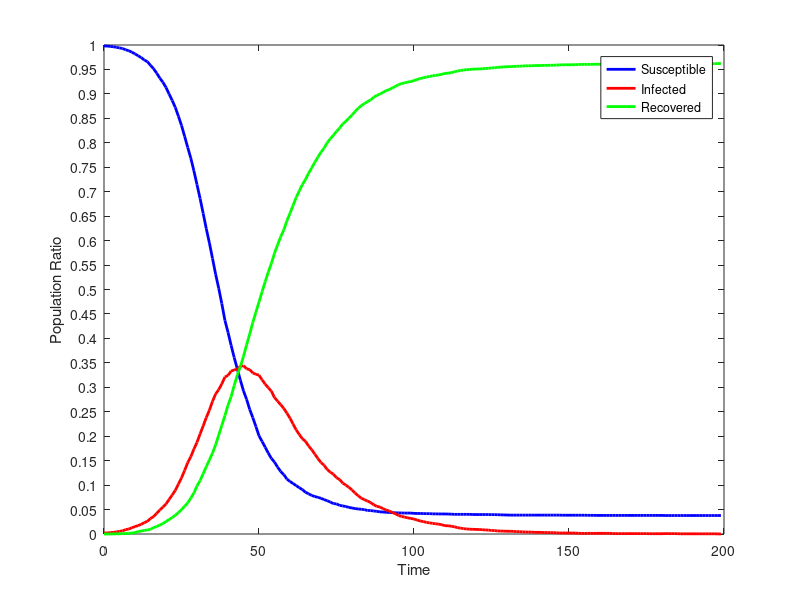

The MATLAB script that drew this image:
dynamics = [
4990.000,10.000,0.000;
4989.000,11.000,0.000;
4986.000,14.000,0.000;
4982.000,17.000,1.000;
4977.000,21.000,2.000;
4970.000,28.000,2.000;
4964.000,32.000,4.000;
4951.000,45.000,4.000;
4941.000,51.000,8.000;
4927.000,64.000,9.000;
4909.000,76.000,15.000;
4890.000,86.000,24.000;
4871.000,99.000,30.000;
4847.000,116.000,37.000;
4829.000,130.000,41.000;
4793.000,159.000,48.000;
4757.000,178.000,65.000;
4712.000,211.000,77.000;
4662.000,246.000,92.000;
4619.000,275.000,106.000;
4566.000,307.000,127.000;
4499.000,353.000,148.000;
4433.000,399.000,168.000;
4362.000,446.000,192.000;
4272.000,510.000,218.000;
4178.000,574.000,248.000;
4067.000,649.000,284.000;
3953.000,729.000,318.000;
3843.000,790.000,367.000;
3713.000,868.000,419.000;
3572.000,937.000,491.000;
3430.000,1024.000,546.000;
3277.000,1105.000,618.000;
3121.000,1191.000,688.000;
2976.000,1266.000,758.000;
2818.000,1356.000,826.000;
2657.000,1431.000,912.000;
2513.000,1476.000,1011.000;
2356.000,1534.000,1110.000;
2185.000,1605.000,1210.000;
2063.000,1621.000,1316.000;
1930.000,1666.000,1404.000;
1804.000,1677.000,1519.000;
1688.000,1687.000,1625.000;
1572.000,1715.000,1713.000;
1463.000,1721.000,1816.000;
1377.000,1689.000,1934.000;
1274.000,1681.000,2045.000;
1190.000,1647.000,2163.000;
1099.000,1633.000,2268.000;
1004.000,1624.000,2372.000;
946.000,1576.000,2478.000;
887.000,1532.000,2581.000;
827.000,1495.000,2678.000;
772.000,1461.000,2767.000;
735.000,1394.000,2871.000;
684.000,1359.000,2957.000;
639.000,1322.000,3039.000;
607.000,1284.000,3109.000;
562.000,1236.000,3202.000;
537.000,1184.000,3279.000;
516.000,1124.000,3360.000;
495.000,1064.000,3441.000;
473.000,1018.000,3509.000;
454.000,973.000,3573.000;
427.000,948.000,3625.000;
411.000,900.000,3689.000;
394.000,863.000,3743.000;
383.000,817.000,3800.000;
375.000,772.000,3853.000;
365.000,730.000,3905.000;
352.000,703.000,3945.000;
340.000,659.000,4001.000;
327.000,632.000,4041.000;
311.000,612.000,4077.000;
308.000,576.000,4116.000;
293.000,557.000,4150.000;
287.000,520.000,4193.000;
281.000,501.000,4218.000;
272.000,477.000,4251.000;
266.000,450.000,4284.000;
260.000,419.000,4321.000;
256.000,391.000,4353.000;
253.000,366.000,4381.000;
249.000,351.000,4400.000;
241.000,337.000,4422.000;
240.000,322.000,4438.000;
235.000,299.000,4466.000;
232.000,283.000,4485.000;
226.000,276.000,4498.000;
225.000,259.000,4516.000;
222.000,245.000,4533.000;
220.000,236.000,4544.000;
219.000,220.000,4561.000;
217.000,207.000,4576.000;
216.000,189.000,4595.000;
215.000,180.000,4605.000;
214.000,172.000,4614.000;
214.000,165.000,4621.000;
214.000,159.000,4627.000;
211.000,153.000,4636.000;
210.000,143.000,4647.000;
210.000,133.000,4657.000;
209.000,127.000,4664.000;
208.000,119.000,4673.000;
208.000,114.000,4678.000;
206.000,109.000,4685.000;
206.000,104.000,4690.000;
205.000,101.000,4694.000;
205.000,94.000,4701.000;
205.000,85.000,4710.000;
204.000,84.000,4712.000;
203.000,80.000,4717.000;
201.000,74.000,4725.000;
201.000,65.000,4734.000;
201.000,60.000,4739.000;
201.000,55.000,4744.000;
201.000,51.000,4748.000;
201.000,49.000,4750.000;
199.000,48.000,4753.000;
199.000,47.000,4754.000;
199.000,46.000,4755.000;
199.000,44.000,4757.000;
199.000,41.000,4760.000;
199.000,40.000,4761.000;
198.000,36.000,4766.000;
198.000,35.000,4767.000;
197.000,31.000,4772.000;
196.000,30.000,4774.000;
195.000,29.000,4776.000;
194.000,28.000,4778.000;
193.000,28.000,4779.000;
193.000,27.000,4780.000;
193.000,24.000,4783.000;
193.000,24.000,4783.000;
193.000,22.000,4785.000;
193.000,20.000,4787.000;
193.000,20.000,4787.000;
193.000,19.000,4788.000;
193.000,17.000,4790.000;
193.000,17.000,4790.000;
193.000,17.000,4790.000;
193.000,15.000,4792.000;
193.000,15.000,4792.000;
193.000,14.000,4793.000;
193.000,14.000,4793.000;
193.000,12.000,4795.000;
193.000,10.000,4797.000;
192.000,11.000,4797.000;
192.000,10.000,4798.000;
192.000,10.000,4798.000;
192.000,10.000,4798.000;
192.000,9.000,4799.000;
192.000,8.000,4800.000;
192.000,6.000,4802.000;
192.000,6.000,4802.000;
191.000,7.000,4802.000;
191.000,7.000,4802.000;
191.000,6.000,4803.000;
190.000,7.000,4803.000;
190.000,7.000,4803.000;
190.000,7.000,4803.000;
190.000,7.000,4803.000;
190.000,7.000,4803.000;
190.000,5.000,4805.000;
190.000,4.000,4806.000;
190.000,4.000,4806.000;
190.000,4.000,4806.000;
190.000,4.000,4806.000;
190.000,4.000,4806.000;
190.000,4.000,4806.000;
190.000,4.000,4806.000;
190.000,4.000,4806.000;
190.000,4.000,4806.000;
190.000,4.000,4806.000;
190.000,4.000,4806.000;
190.000,3.000,4807.000;
190.000,3.000,4807.000;
190.000,3.000,4807.000;
190.000,3.000,4807.000;
190.000,3.000,4807.000;
189.000,4.000,4807.000;
189.000,4.000,4807.000;
189.000,4.000,4807.000;
189.000,4.000,4807.000;
189.000,3.000,4808.000;
189.000,2.000,4809.000;
189.000,2.000,4809.000;
189.000,2.000,4809.000;
189.000,2.000,4809.000;
189.000,2.000,4809.000;
189.000,2.000,4809.000;
189.000,2.000,4809.000;
189.000,2.000,4809.000;
189.000,2.000,4809.000;
189.000,2.000,4809.000;
189.000,2.000,4809.000;
189.000,2.000,4809.000;
189.000,1.000,4810.000;
189.000,0.000,4811.000;
];
susceptible = dynamics (:, 1);
infected = dynamics (:, 2);
recovered = dynamics (:, 3);
totalPopulation = susceptible(1) + infected(1) + recovered(1);
susceptibleRatio = susceptible ./ totalPopulation;
infectedRatio = infected ./ totalPopulation;
recoveredRatio = recovered ./ totalPopulation;
steps = length (susceptible);
indices = 0 : steps - 1;
figure
plot (indices, susceptibleRatio.', 'color', 'blue', 'linewidth', 2);
hold on
plot (indices, infectedRatio.', 'color', 'red', 'linewidth', 2);
hold on
plot (indices, recoveredRatio.', 'color', 'green', 'linewidth', 2);
set(gca,'YTick',0:0.05:1.0);
xlabel ('Time');
ylabel ('Population Ratio');
legend('Susceptible','Infected', 'Recovered');
